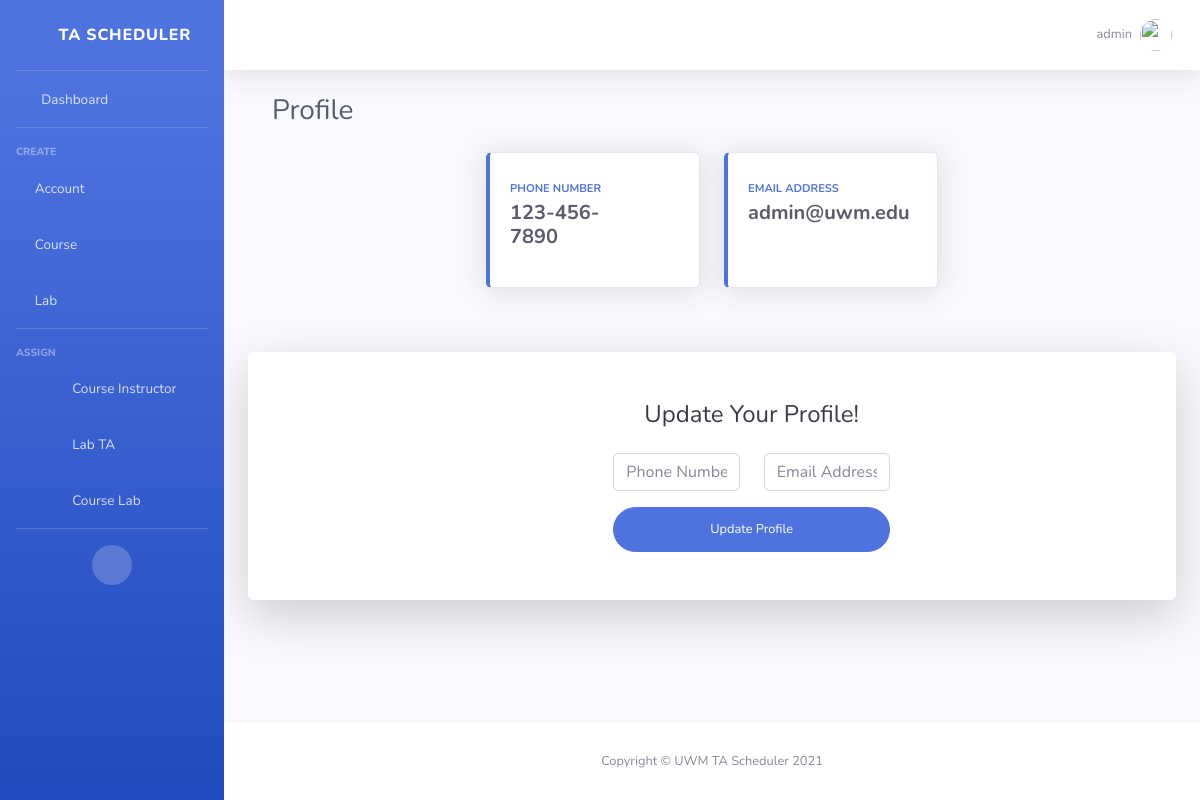
The app's page /profile/ (signed in), older data.
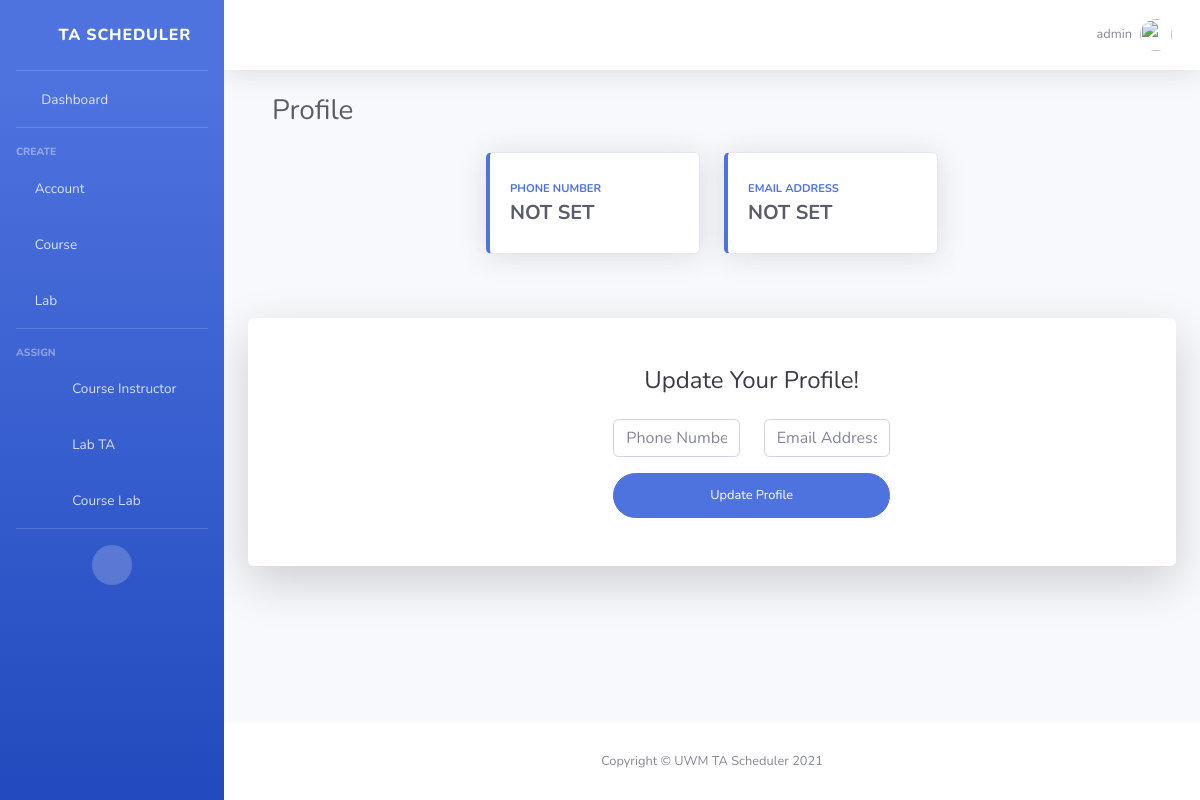
The same page, newer data.
### TA_Scheduler/models.py (models this page shows)
class myContact(models.Model):
    userName = models.CharField(max_length=40)
    phoneNumber = models.CharField(max_length=20)
    emailAddress = models.CharField(max_length=40)

### TA_Scheduler/views.py (the view, shortened to what this page needs)
# urls.py: path('profile/', Profile.as_view()),
class Profile(View):
    def get(self,request):
        userName = request.session["userName"]
        if(verifyLogin.verifyLogin(userName, request) == False):
            return render(request, "logout.html", {})
        contact = list(myContact.objects.filter(userName=userName))[0]
        return render(request, "profile.html", {"userName":userName, "phoneNumber":contact.phoneNumber, "emailAddress":contact.emailAddress})

### TA_Scheduler/verifyLogin.py (called while the page is built)
    def verifyLogin(userName, request):
        userFound = list(myAccount.objects.filter(userName=userName))
        if(len(userFound) == 0):
            auth_logout(request)
            return False
        return True

### templates/profile.html (shortened to what this page needs)
{% load static %}
<!DOCTYPE html>
<html lang="en">
<head>
    <link href="{% static '/vendor/fontawesome-free/css/all.min.css' %}" rel="stylesheet" type="text/css">
    <link href="{% static '/css/sb-admin-2.min.css' %}" rel="stylesheet">
    <link href="{% static '/vendor/datatables/dataTables.bootstrap4.min.css' %}" rel="stylesheet">
</head>
<body id="page-top">
<div id="wrapper">
    <ul class="navbar-nav bg-gradient-primary sidebar sidebar-dark accordion" id="accordionSidebar">
        <a class="sidebar-brand d-flex align-items-center justify-content-center" href="/home">
            <div class="sidebar-brand-icon rotate-n-15">
                <i class="far fa-calendar-alt"></i>
            </div>
            <div class="sidebar-brand-text mx-3">TA Scheduler</div>
        </a>
        <hr class="sidebar-divider my-0">
        <li class="nav-item">
            <a class="nav-link" href="/home">
                <i class="fas fa-fw fa-tachometer-alt"></i>
                <span>Dashboard</span></a>
        </li>
        <hr class="sidebar-divider">
        <div class="sidebar-heading">
            Create
        </div>
        <li class="nav-item">
            <a class="nav-link" href="/create-account">
                <i class="fas fa-user-circle"></i>
                <span>Account</span></a>
        </li>
        <li class="nav-item">
            <a class="nav-link" href="/create-course">
                <i class="fas fa-book-open"></i>
                <span>Course</span></a>
        </li>
        <li class="nav-item">
            <a class="nav-link" href="/create-lab">
                <i class="fas fa-flask"></i>
                <span>Lab</span></a>
        </li>
        <hr class="sidebar-divider">
        <div class="sidebar-heading">
            Assign
        </div>
        <li class="nav-item">
            <a class="nav-link" href="/assign-course-instructor/">
                <i class="fas fa-user-circle"></i> <i class="fas fa-arrow-right"></i> <i class="fas fa-book-open"></i>
                <span>Course Instructor</span></a>
        </li>
        <li class="nav-item">
            <a class="nav-link" href="/assign-lab-ta/">
                <i class="fas fa-user-circle"></i> <i class="fas fa-arrow-right"></i> <i class="fas fa-flask"></i>
                <span>Lab TA</span></a>
        </li>
        <li class="nav-item">
            <a class="nav-link" href="/assign-course-lab/">
                <i class="fas fa-flask"></i> <i class="fas fa-arrow-right"></i> <i class="fas fa-book-open"></i>
                <span>Course Lab</span></a>
        </li>
        <hr class="sidebar-divider d-none d-md-block">
        <div class="text-center d-none d-md-inline">
            <button class="rounded-circle border-0" id="sidebarToggle"></button>
        </div>
    </ul>
    <div id="content-wrapper" class="d-flex flex-column">
        <div id="content">
            <nav class="navbar navbar-expand navbar-light bg-white topbar mb-4 static-top shadow">
                <ul class="navbar-nav ml-auto">
                    <li class="nav-item dropdown no-arrow">
                        <a class="nav-link dropdown-toggle" href="#" id="userDropdown" role="button"
                           data-toggle="dropdown" aria-haspopup="true" aria-expanded="false">
                            <span class="mr-2 d-none d-lg-inline text-gray-600 small">{{ userName }}</span>
                            <img class="img-profile rounded-circle"
                                 src="{% static '/img/undraw_profile.svg' %}">
                        </a>
                    </li>
                </ul>
            </nav>
            <div class="container-fluid">
                <div class="container-fluid">
                    <div class="d-sm-flex align-items-center justify-content-between mb-4">
                        <h1 class="h3 mb-0 text-gray-800">Profile</h1>
                    </div>
                </div>
                <div class="row">
                    <div class="col-xl-3 col-md-3 mb-3"></div>
                    <div class="col-xl-3 col-md-3 mb-3">
                        <div class="card border-left-primary shadow h-100 py-2">
                            <div class="card-body">
                                <div class="row no-gutters align-items-center">
                                    <div class="col mr-2">
                                        <div class="text-xs font-weight-bold text-primary text-uppercase mb-1">
                                            Phone Number
                                        </div>
                                        <div class="h5 mb-0 font-weight-bold text-gray-800">{{ phoneNumber }}</div>
                                    </div>
                                    <div class="col-auto">
                                        <i class="fas fa-phone fa-2x text-gray-300"></i>
                                    </div>
                                </div>
                            </div>
                        </div>
                    </div>
                    <div class="col-xl-3 col-md-4 mb-3">
                        <div class="card border-left-primary shadow h-100 py-2">
                            <div class="card-body">
                                <div class="row no-gutters align-items-center">
                                    <div class="col mr-2">
                                        <div class="text-xs font-weight-bold text-primary text-uppercase mb-1">
                                            Email Address
                                        </div>
                                        <div class="h5 mb-0 font-weight-bold text-gray-800">{{ emailAddress }}</div>
                                    </div>
                                    <div class="col-auto">
                                        <i class="fas fa-envelope fa-2x text-gray-300"></i>
                                    </div>
                                </div>
                            </div>
                        </div>
                    </div>
                </div>
                <div class="card o-hidden border-0 shadow-lg my-5">
                    <div class="card-body p-0">
                        <div class="row">
                            <div class="col-lg-4 d-none d-lg-block bg-register-image"></div>
                            <div class="col-lg-5">
                                <div class="p-5">
                                    <div class="text-center">
                                        <h1 class="h4 text-gray-900 mb-4">Update Your Profile!</h1>
                                    </div>
                                    <form class="user" action="/profile/" method="post">
                                        <div class="form-group row">
                                            <div class="col-sm-6  mb-3 mb-sm-0">
                                                <input required="true" type="tel" class="form-control"
                                                       name="phoneNumber" placeholder="Phone Number (123-546-7890)"
                                                       pattern="[0-9]{3}-[0-9]{3}-[0-9]{4}">
                                            </div>
                                            <div class="col-sm-6">
                                                <input required="true" type="email" class="form-control"
                                                       name="emailAddress" placeholder="Email Address"></div>
                                        </div>
                                        <button type="submit" class="btn btn-primary btn-user btn-block">Update
                                            Profile
                                        </button>
                                    </form>
                                </div>
                            </div>
                        </div>
                    </div>
                </div>
            </div>
        </div>
        <footer class="sticky-footer bg-white">
            <div class="container my-auto">
                <div class="copyright text-center my-auto">
                    <span>Copyright &copy; UWM TA Scheduler 2021</span>
                </div>
            </div>
        </footer>
    </div>
</div>
</body>
</html>

Row changes from the older to the newer data that the page shows:
removed myContact: phoneNumber "123-456-7890", emailAddress "admin@uwm.edu"
added myContact: phoneNumber "NOT SET", emailAddress "NOT SET"
